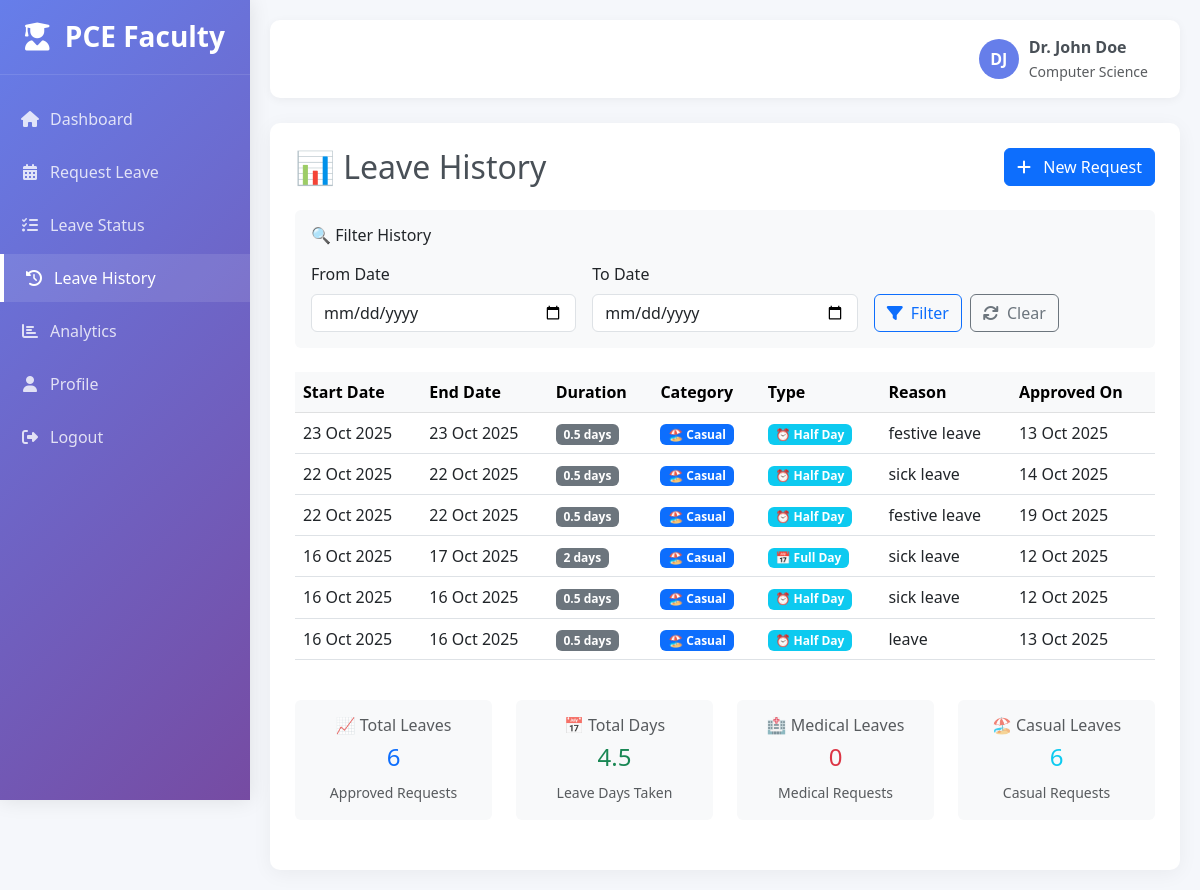
The page /history (signed in) on the database its author committed.
### main.py (models this page shows, shortened)
class User(UserMixin, db.Model):
    id = db.Column(db.Integer, primary_key=True)
    username = db.Column(db.String(80), unique=True, nullable=False)
    password_hash = db.Column(db.String(255), nullable=False)
    email = db.Column(db.String(120), unique=True, nullable=False)
    full_name = db.Column(db.String(100), nullable=False)
    department = db.Column(db.String(100), nullable=False)
    medical_leave_total = db.Column(db.Integer, default=10)
    medical_leave_used = db.Column(db.Integer, default=0)
    medical_leave_left = db.Column(db.Integer, default=10)
    casual_leave_total = db.Column(db.Integer, default=10)
    casual_leave_used = db.Column(db.Integer, default=0)
    casual_leave_left = db.Column(db.Integer, default=10)
    earned_leave_total = db.Column(db.Integer, default=0)
    earned_leave_used = db.Column(db.Integer, default=0)
    earned_leave_left = db.Column(db.Integer, default=0)
    overwork_hours = db.Column(db.Float, default=0.0)
    pending_overwork_hours = db.Column(db.Float, default=0.0)
    current_year = db.Column(db.Integer, default=lambda: datetime.now().year)
    created_at = db.Column(db.DateTime, default=datetime.utcnow)
    updated_at = db.Column(db.DateTime, default=datetime.utcnow, onupdate=datetime.utcnow)

class LeaveRequest(db.Model):
    id = db.Column(db.Integer, primary_key=True)
    user_id = db.Column(db.Integer, db.ForeignKey('user.id'), nullable=False)
    start_date = db.Column(db.Date, nullable=False)
    end_date = db.Column(db.Date, nullable=False)
    reason = db.Column(db.Text, nullable=False)
    status = db.Column(db.String(20), default='Pending')
    leave_type = db.Column(db.String(20), default='full_day')
    leave_category = db.Column(db.String(20), default='casual')
    created_at = db.Column(db.DateTime, default=datetime.utcnow)
    approved_at = db.Column(db.DateTime, nullable=True)
    letter_path = db.Column(db.String(200), nullable=True)
    admin_comments = db.Column(db.Text, nullable=True)

### main.py (the view)
@app.route('/history')
@login_required
def history():
    search_start_date = request.args.get('search_start_date')
    search_end_date = request.args.get('search_end_date')
    query = LeaveRequest.query.filter_by(user_id=current_user.id, status='Approved')
    if search_start_date:
        try:
            start_date = datetime.strptime(search_start_date, '%Y-%m-%d').date()
            query = query.filter(LeaveRequest.start_date >= start_date)
        except ValueError:
            flash('Invalid start date format')
    if search_end_date:
        try:
            end_date = datetime.strptime(search_end_date, '%Y-%m-%d').date()
            query = query.filter(LeaveRequest.end_date <= end_date)
        except ValueError:
            flash('Invalid end date format')
    history = query.order_by(LeaveRequest.start_date.desc()).all()
    history_with_duration = []
    for h in history:
        if hasattr(h, 'leave_type') and h.leave_type == 'half_day':
            duration = ((h.end_date - h.start_date).days + 1) * 0.5
        else:
            duration = (h.end_date - h.start_date).days + 1
        history_with_duration.append((h, duration))
    return render_template('history.html', history_with_duration=history_with_duration)

### main.py (called while the page is built)
@login_manager.user_loader
def load_user(user_id):
    return User.query.get(int(user_id))

### templates/history.html (shortened to what this page needs)
{% extends "base.html" %}
{% block content %}
<div class="row">
    <div class="col-12">
        <div class="dashboard-card">
            <div class="d-flex justify-content-between align-items-center mb-4">
                <h2 class="mb-0">📊 Leave History</h2>
                <div class="btn-group">
                    <a href="{{ url_for('request_leave') }}" class="btn btn-primary">
                        <i class="fas fa-plus me-2"></i> New Request
                    </a>
                </div>
            </div>
            <div class="card border-0 bg-light mb-4">
                <div class="card-body">
                    <h6 class="card-title mb-3">🔍 Filter History</h6>
                    <form method="GET" action="{{ url_for('history') }}" class="row g-3">
                        <div class="col-md-4">
                            <label for="search_start_date" class="form-label">From Date</label>
                            <input type="date" class="form-control" id="search_start_date" name="search_start_date"
                                   value="{{ request.args.get('search_start_date', '') }}">
                        </div>
                        <div class="col-md-4">
                            <label for="search_end_date" class="form-label">To Date</label>
                            <input type="date" class="form-control" id="search_end_date" name="search_end_date"
                                   value="{{ request.args.get('search_end_date', '') }}">
                        </div>
                        <div class="col-md-4 d-flex align-items-end">
                            <button type="submit" class="btn btn-outline-primary me-2">
                                <i class="fas fa-filter me-1"></i> Filter
                            </button>
                            <a href="{{ url_for('history') }}" class="btn btn-outline-secondary">
                                <i class="fas fa-refresh me-1"></i> Clear
                            </a>
                        </div>
                    </form>
                </div>
            </div>
            {% if history_with_duration %}
            <div class="table-responsive">
                <table class="table table-hover">
                    <thead class="table-light">
                        <tr>
                            <th>Start Date</th>
                            <th>End Date</th>
                            <th>Duration</th>
                            <th>Category</th>
                            <th>Type</th>
                            <th>Reason</th>
                            <th>Approved On</th>
                        </tr>
                    </thead>
                    <tbody>
                        {% for request, duration in history_with_duration %}
                        <tr>
                            <td>{{ request.start_date.strftime('%d %b %Y') }}</td>
                            <td>{{ request.end_date.strftime('%d %b %Y') }}</td>
                            <td>
                                <span class="badge bg-secondary">{{ duration }} day{% if duration != 1 %}s{% endif %}</span>
                            </td>
                            <td>
                                <span class="badge
                                    {% if request.leave_category == 'medical' %}bg-danger
                                    {% elif request.leave_category == 'casual' %}bg-primary
                                    {% else %}bg-success{% endif %}">
                                    {% if request.leave_category == 'medical' %}🏥
                                    {% elif request.leave_category == 'casual' %}🏖️
                                    {% else %}💰{% endif %}
                                    {{ request.leave_category.title() }}
                                </span>
                            </td>
                            <td>
                                <span class="badge bg-info text-capitalize">
                                    {% if request.leave_type == 'full_day' %}📅{% else %}⏰{% endif %}
                                    {{ request.leave_type.replace('_', ' ') }}
                                </span>
                            </td>
                            <td class="text-truncate" style="max-width: 200px;" title="{{ request.reason }}">
                                {{ request.reason }}
                            </td>
                            <td>
                                {% if request.approved_at %}
                                    {{ request.approved_at.strftime('%d %b %Y') }}
                                {% else %}
                                    <span class="text-muted">-</span>
                                {% endif %}
                            </td>
                        </tr>
                        {% endfor %}
                    </tbody>
                </table>
            </div>
            <div class="row mt-4">
                <div class="col-md-3">
                    <div class="card text-center border-0 bg-light">
                        <div class="card-body">
                            <h6 class="card-title text-muted">📈 Total Leaves</h6>
                            <div class="h4 text-primary">{{ history_with_duration|length }}</div>
                            <small class="text-muted">Approved Requests</small>
                        </div>
                    </div>
                </div>
                <div class="col-md-3">
                    <div class="card text-center border-0 bg-light">
                        <div class="card-body">
                            <h6 class="card-title text-muted">📅 Total Days</h6>
                            <div class="h4 text-success">
                                {{ history_with_duration|sum(attribute='1') }}
                            </div>
                            <small class="text-muted">Leave Days Taken</small>
                        </div>
                    </div>
                </div>
                <div class="col-md-3">
                    <div class="card text-center border-0 bg-light">
                        <div class="card-body">
                            <h6 class="card-title text-muted">🏥 Medical Leaves</h6>
                            <div class="h4 text-danger">
                                {% set medical_leaves = history_with_duration|selectattr('0.leave_category', 'equalto', 'medical')|list %}
                                {{ medical_leaves|length }}
                            </div>
                            <small class="text-muted">Medical Requests</small>
                        </div>
                    </div>
                </div>
                <div class="col-md-3">
                    <div class="card text-center border-0 bg-light">
                        <div class="card-body">
                            <h6 class="card-title text-muted">🏖️ Casual Leaves</h6>
                            <div class="h4 text-info">
                                {% set casual_leaves = history_with_duration|selectattr('0.leave_category', 'equalto', 'casual')|list %}
                                {{ casual_leaves|length }}
                            </div>
                            <small class="text-muted">Casual Requests</small>
                        </div>
                    </div>
                </div>
            </div>
            {% endif %}
        </div>
    </div>
</div>
{% endblock %}

### templates/base.html (shortened to what this page needs)
<!DOCTYPE html>
<html lang="en">
<head>
    <link href="https://cdn.jsdelivr.net/npm/bootstrap@5.3.0/dist/css/bootstrap.min.css" rel="stylesheet">
    <link rel="stylesheet" href="https://cdnjs.cloudflare.com/ajax/libs/font-awesome/6.4.0/css/all.min.css">
</head>
<body>
    {% if current_user.is_authenticated %}
    <div class="sidebar">
        <div class="sidebar-header">
            <h3><i class="fas fa-user-graduate me-2"></i> PCE Faculty</h3>
        </div>
        <div class="sidebar-menu">
            <ul>
                <li>
                    {% if current_user.username == 'admin' %}
                    <a href="{{ url_for('admin_dashboard') }}" class="{% if request.endpoint == 'admin_dashboard' %}active{% endif %}">
                        <i class="fas fa-home"></i> <span>Dashboard</span>
                    </a>
                    {% else %}
                    <a href="{{ url_for('dashboard') }}" class="{% if request.endpoint == 'dashboard' %}active{% endif %}">
                        <i class="fas fa-home"></i> <span>Dashboard</span>
                    </a>
                    {% endif %}
                </li>
                {% if current_user.username == 'admin' %}
                <li><a href="{{ url_for('admin_pending_requests') }}" class="{% if request.endpoint == 'admin_pending_requests' %}active{% endif %}"><i class="fas fa-tasks"></i> <span>Pending Requests</span></a></li>
                <li><a href="{{ url_for('admin_faculty_list') }}" class="{% if request.endpoint == 'admin_faculty_list' %}active{% endif %}"><i class="fas fa-users"></i> <span>Faculty Management</span></a></li>
                {% else %}
                <li><a href="{{ url_for('request_leave') }}" class="{% if request.endpoint == 'request_leave' %}active{% endif %}"><i class="fas fa-calendar-alt"></i> <span>Request Leave</span></a></li>
                <li><a href="{{ url_for('status') }}" class="{% if request.endpoint == 'status' %}active{% endif %}"><i class="fas fa-tasks"></i> <span>Leave Status</span></a></li>
                <li><a href="{{ url_for('history') }}" class="{% if request.endpoint == 'history' %}active{% endif %}"><i class="fas fa-history"></i> <span>Leave History</span></a></li>
                <li><a href="{{ url_for('stats') }}" class="{% if request.endpoint == 'stats' %}active{% endif %}"><i class="fas fa-chart-bar"></i> <span>Analytics</span></a></li>
                {% endif %}
                <li><a href="{{ url_for('profile') }}" class="{% if request.endpoint == 'profile' %}active{% endif %}"><i class="fas fa-user"></i> <span>Profile</span></a></li>
                <li><a href="{{ url_for('logout') }}"><i class="fas fa-sign-out-alt"></i> <span>Logout</span></a></li>
            </ul>
        </div>
    </div>
    {% endif %}
    <div class="{% if current_user.is_authenticated %}main-content{% endif %}">
        {% if current_user.is_authenticated %}
        <nav class="navbar navbar-expand-lg">
            <div class="container-fluid">
                <div class="d-flex align-items-center ms-auto">
                    <div class="user-info">
                        <div class="user-avatar">
                            {{ current_user.full_name[0] }}{{ current_user.full_name.split(' ')[1][0] if current_user.full_name.split(' ')|length > 1 else current_user.full_name[1] }}
                        </div>
                        <div>
                            <div class="fw-bold">{{ current_user.full_name }}</div>
                            <small class="text-muted">{{ current_user.department }}</small>
                        </div>
                    </div>
                </div>
            </div>
        </nav>
        {% endif %}
        {% block content %}{% endblock %}
    </div>
</body>
</html>

### templates/base.html (style rules this page uses)
:root { --primary: #667eea; --primary-dark: #5a6fd8; --secondary: #764ba2; --success: #17c964; --warning: #f5a623; --info: #007bff; --light: #f8f9fa; --dark: #343a40; --gray: #6c757d; --card-shadow: 0 4px 20px 0 rgba(0, 0, 0, 0.05); --sidebar-width: 250px; }
body { font-family: 'Segoe UI', Tahoma, Geneva, Verdana, sans-serif; background-color: #f5f7fb; color: #495057; margin: 0; padding: 0; }
.sidebar { position: fixed; top: 0; left: 0; height: 100vh; width: var(--sidebar-width); background: linear-gradient(135deg, var(--primary) 0%, var(--secondary) 100%); color: white; z-index: 1000; box-shadow: 0 0 20px rgba(0, 0, 0, 0.1); transition: all 0.3s; }
.sidebar-header { padding: 20px; border-bottom: 1px solid rgba(255, 255, 255, 0.1); text-align: center; }
.sidebar-header h3 { margin: 0; font-weight: 600; }
.sidebar-menu { padding: 20px 0; }
.sidebar-menu ul { list-style: none; padding: 0; margin: 0; }
.sidebar-menu li { margin-bottom: 5px; }
.sidebar-menu a { display: flex; align-items: center; padding: 12px 20px; color: rgba(255, 255, 255, 0.8); text-decoration: none; transition: all 0.3s; }
.sidebar-menu a:hover, .sidebar-menu a.active { background: rgba(255, 255, 255, 0.1); color: white; border-left: 4px solid white; }
.sidebar-menu i { margin-right: 10px; width: 20px; text-align: center; }
.main-content { margin-left: var(--sidebar-width); padding: 20px; min-height: 100vh; }
.navbar { background: white; box-shadow: 0 2px 10px rgba(0, 0, 0, 0.05); padding: 15px 20px; margin-bottom: 25px; border-radius: 10px; }
.user-info { display: flex; align-items: center; }
.user-avatar { width: 40px; height: 40px; border-radius: 50%; background: var(--primary); color: white; display: flex; align-items: center; justify-content: center; margin-right: 10px; font-weight: bold; }
.dashboard-card { background: white; border-radius: 10px; box-shadow: var(--card-shadow); padding: 25px; margin-bottom: 25px; transition: transform 0.3s, box-shadow 0.3s; border: none; height: 100%; }

### rows shown on the page
User: full_name "D", full_name.split|length "J", full_name "Dr. John Doe", department "Computer Science"
LeaveRequest: start_date "23 Oct 2025", end_date "23 Oct 2025", duration "0.5", leave_category "Casual", leave_type.replace "Half Day", reason "festive leave", approved_at "13 Oct 2025"
LeaveRequest: start_date "22 Oct 2025", end_date "22 Oct 2025", duration "0.5", leave_category "Casual", leave_type.replace "Half Day", reason "sick leave", approved_at "14 Oct 2025"
LeaveRequest: start_date "22 Oct 2025", end_date "22 Oct 2025", duration "0.5", leave_category "Casual", leave_type.replace "Half Day", reason "festive leave", approved_at "19 Oct 2025"
LeaveRequest: start_date "16 Oct 2025", end_date "17 Oct 2025", duration "2", leave_category "Casual", leave_type.replace "Full Day", reason "sick leave", approved_at "12 Oct 2025"
LeaveRequest: start_date "16 Oct 2025", end_date "16 Oct 2025", duration "0.5", leave_category "Casual", leave_type.replace "Half Day", reason "sick leave", approved_at "12 Oct 2025"
LeaveRequest: start_date "16 Oct 2025", end_date "16 Oct 2025", duration "0.5", leave_category "Casual", leave_type.replace "Half Day", reason "leave", approved_at "13 Oct 2025"

### other values the page prints
{{ history_with_duration|length }} "6"
{{ history_with_duration|sum(attribute='1') }} "4.5"
{{ medical_leaves|length }} "0"
{{ casual_leaves|length }} "6"
